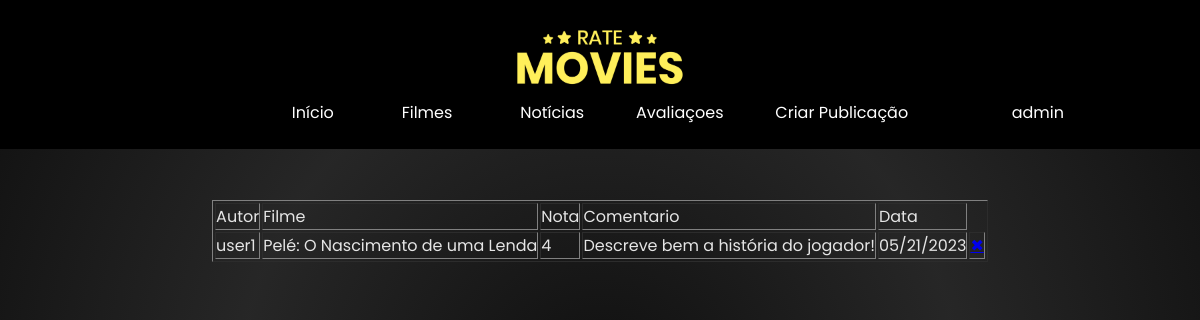
Screenshot of /admin/rates.php (signed in) with the database file from the repository.
### tables this page shows
CREATE TABLE `avalia` (
  `id` int(11) NOT NULL,
  `id_filme` int(11) DEFAULT NULL,
  `id_usuario` int(11) DEFAULT NULL,
  `nota` float DEFAULT NULL,
  `comentario` varchar(500) DEFAULT NULL,
  `datac` date DEFAULT NULL
);

CREATE TABLE `usuarios` (
  `id` int(11) NOT NULL,
  `tipo` varchar(255) DEFAULT NULL,
  `nome` varchar(255) DEFAULT NULL,
  `email` varchar(255) DEFAULT NULL,
  `senha` varchar(255) DEFAULT NULL,
  `data_de_nascimento` date DEFAULT NULL
);

CREATE TABLE `filmes` (
  `id` int(11) NOT NULL,
  `titulo` varchar(255) DEFAULT NULL,
  `descricao` varchar(1000) DEFAULT NULL,
  `imagem` varchar(255) DEFAULT NULL,
  `datac` date DEFAULT NULL
);

### admin/rates.php (the view, shortened to what this page needs)
<?php
include '../components/header.php';
?>
<!DOCTYPE html>
<html lang="pt-br">
<head>
  <link rel="stylesheet" href="../styles/style.css" />
  <link rel="stylesheet" href="../styles/header.css">
</head>
<body>
  <section id="container">
    <table border="1px" style="margin: 0 auto">
      <tr>
        <td>Autor</td>
        <td>Filme</td>
        <td>Nota</td>
        <td>Comentario</td>
        <td>Data</td>
      </tr>
      <?php
      include '../server/connection.php';
      $query = "select a.id, a.nota, a.comentario, a.datac, u.nome, f.titulo from avalia a, usuarios u, filmes f where a.id_filme=f.id and a.id_usuario=u.id";
      $result = mysqli_query($connection, $query);
      while ($comment = mysqli_fetch_array($result)) {
        $id = $comment['id'];
        $usuario = $comment['nome'];
        $filme = $comment['titulo'];
        $data = new DateTimeImmutable($comment['datac']);
        $data = $data->format('m/d/Y');
        $comentario = $comment['comentario'];
        $nota = $comment['nota'];
        echo "<tr>
                  <td>$usuario</td>
                  <td>$filme</td>
                  <td>$nota</td>
                  <td>$comentario</td>
                  <td>$data</td>
                  <td><a href='../server/excluiComentario.php?id=$id'>&#10006;</a></td>
                </tr>";
      }
      ?>
    </table>
  </section>
</body>
</html>

### styles/style.css (style rules this page uses)
* { box-sizing: border-box; margin: 0; padding: 0; font-family: 'Poppins', sans-serif; scroll-behavior: smooth; }
body { width: 100vw; height: 100vh; overflow-x: hidden; background: rgb(0, 0, 0); background: radial-gradient(circle, rgb(15, 15, 15) 0%, rgba(15, 15, 15, 0.9) 50%, rgba(15, 15, 15, 1) 100%); color: #e5e5e5; overflow: scroll; scrollbar-width: thin; scrollbar-color: black transparent; font-size: 16px; }
#container { width: 70vw; height: 75vh; position: absolute; bottom: 0; left: 15vw; padding-bottom: 25px; }

### rows the page displays
avalia: id_usuario.nome "user1", id_filme.titulo "Pelé: O Nascimento de uma Lenda", nota "4", comentario "Descreve bem a história do jogador!", datac "05/21/2023"

### other values shown
$nome "admin"
